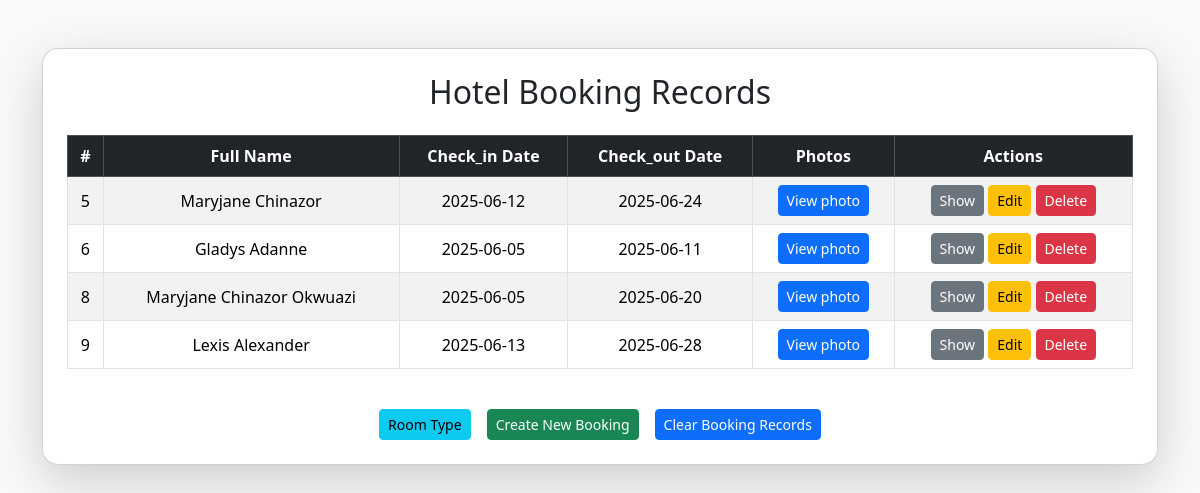
The app's page /index_records.php (signed in), older data.
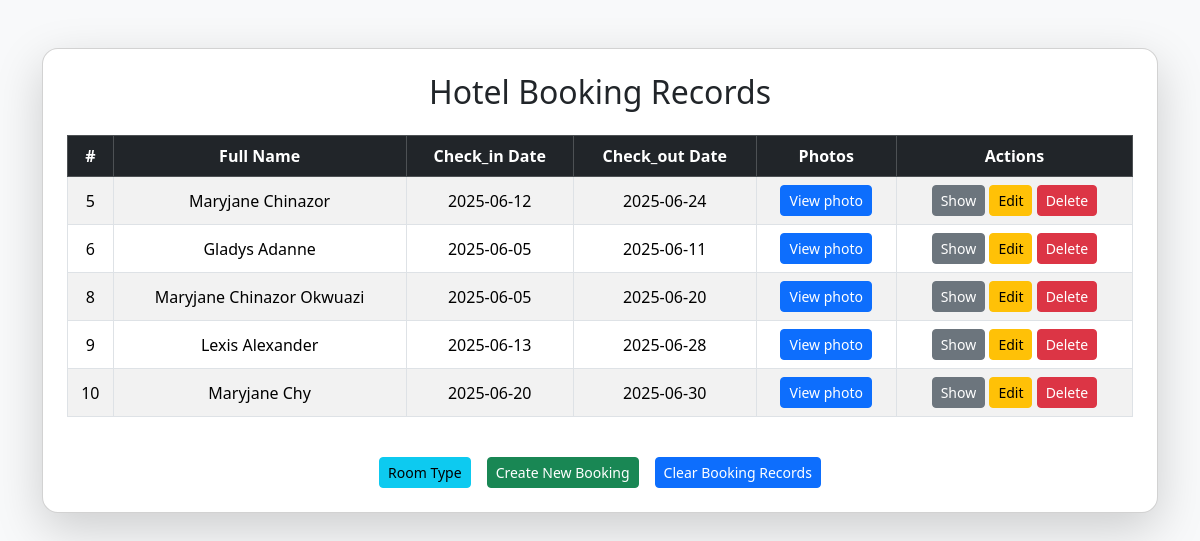
The same page, newer data.
### tables this page shows
CREATE TABLE `booking_records` (
  `id` int(11) NOT NULL,
  `full_name` varchar(255) NOT NULL,
  `email` varchar(255) NOT NULL,
  `phone_number` int(11) NOT NULL,
  `room_type` varchar(255) NOT NULL,
  `check_in_date` date NOT NULL,
  `check_out_date` date NOT NULL,
  `image_file` varchar(255) NOT NULL
);

### index_records.php (the view, shortened to what this page needs)
<?php
$conn = connectDB();
$sql = "SELECT * FROM booking_records";
$results = mysqli_query($conn, $sql);
if ($results === false) {
    echo mysqli_error($conn);
} else {
    $all_data = mysqli_fetch_all($results, MYSQLI_ASSOC);
}
?>
<!DOCTYPE html>
<html lang="en">
<head>
    <link href="https://cdn.jsdelivr.net/npm/bootstrap@5.3.6/dist/css/bootstrap.min.css" rel="stylesheet" />
</head>
<body class="bg-light">
    <div class="container py-5">
        <div class="card shadow-lg rounded-4">
            <div class="card-body p-4">
                <h2 class="mb-4 text-center">Hotel Booking Records</h2>
                <div class="table-responsive">
                    <table class="table table-striped table-bordered align-middle">
                        <thead class="table-dark text-center">
                            <tr>
                                <th>#</th>
                                <th>Full Name</th>
                                <th>Check_in Date</th>
                                <th>Check_out Date</th>
                                <th>Photos</th>
                                <th>Actions</th>
                            </tr>
                        </thead>
                        <?php if (!empty($all_data)): ?>
                            <tbody>
                            <tbody class="text-center">
                                <?php foreach ($all_data as $index => $data): ?>
                                    <tr>
                                        <td><?= htmlspecialchars($data['id']) ?></td>
                                        <td><?= htmlspecialchars($data['full_name']) ?></td>
                                        <td><?= htmlspecialchars($data['check_in_date']) ?></td>
                                        <td><?= htmlspecialchars($data['check_out_date']) ?></td>
                                        <td>
                                            <button type="button" class="btn btn-sm btn-primary" data-bs-toggle="modal" data-bs-target="#exampleModal<?= $data['id'] ?>">
                                                View photo
                                            </button>
                                        </td>
                                        <td>
                                            <a class="btn btn-sm btn-secondary" href="show.php?id=<?= $data['id'] ?>">Show</a>
                                            <a class="btn btn-sm btn-warning" href="edit.php?id=<?= $data['id'] ?>">Edit</a>
                                            <a class="btn btn-sm btn-danger" href="delete.php?id=<?= $data['id'] ?>">Delete</button>
                                        </td>
                                    </tr>
                                <?php endforeach; ?>
                            </tbody>
                        <?php else: ?>
                            <p>No booking records found.</p>
                        <?php endif; ?>
                    </table>
                </div>
                <div class="d-flex justify-content-center gap-3 mt-4">
                    <a href="/room_types.php" class="btn btn-sm btn-info">Room Type</a>
                    <a href="/index.php" class="btn btn-sm btn-success">Create New Booking</a>
                    <form method="POST">
                        <button type="button" class="btn btn-sm btn-primary" data-bs-toggle="modal" data-bs-target="#exampleModal">
                            Clear Booking Records
                        </button>
                </div>
            </div>
        </div>
    </div>
</body>
</html>

Row changes from the older to the newer data that the page shows:
added booking_records: id "10", full_name "Maryjane Chy", check_in_date "2025-06-20", check_out_date "2025-06-30"
